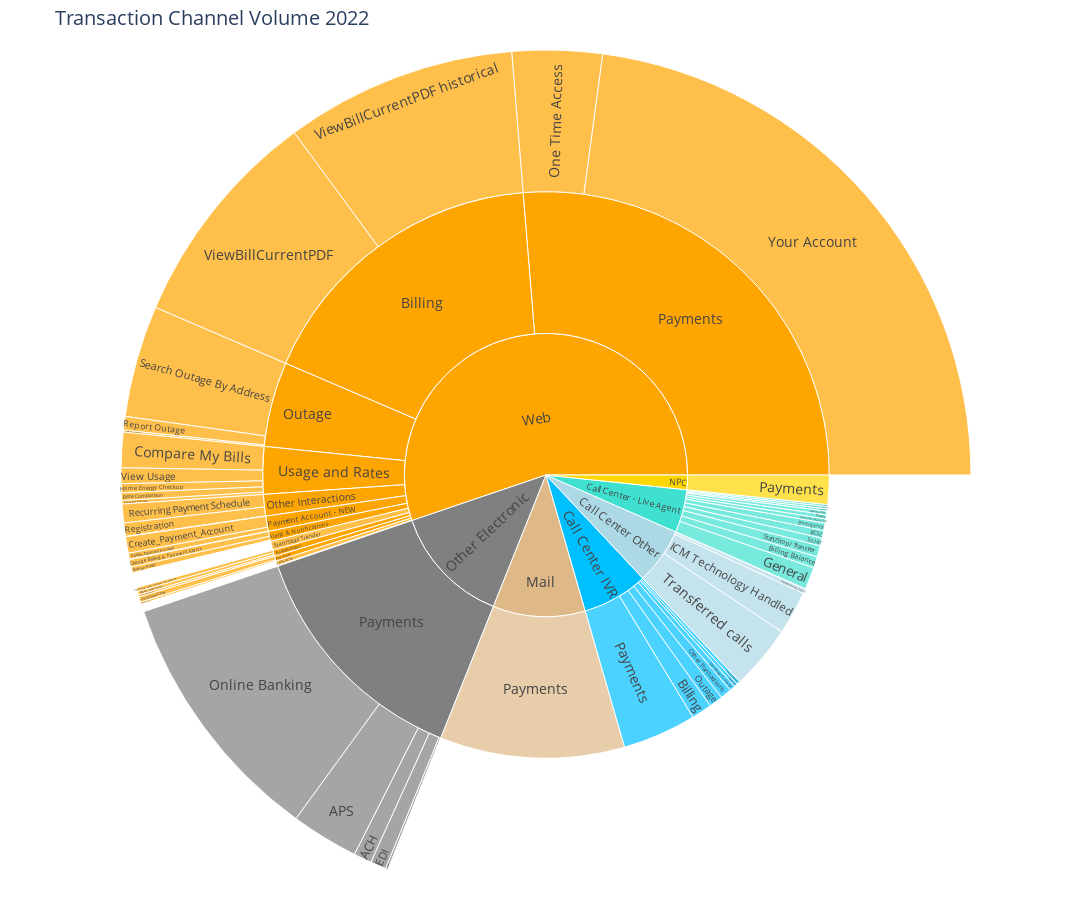

Notebook code for this chart:
### Code cell
#Create a dictionary to map the Root Level to its corresponding color
color_map = {'Web': 'orange', 'Other Electronic': 'gray', 'Mail': 'burlywood', 'Call Center - IVR': 'deepskyblue','Call Center - Other':'lightblue', \
              'Call Center - Live Agent':'Turquoise', 'NPC': 'gold'}

# Format a sunburst chart using Plotly Express
color_sequence = [color_map[key] for key in color_map]
fig = px.sunburst(df, path=["Root Level", "Level 1", "Level 2"], values='Value')

# Update the layout
fig.update_layout(
    title='Transaction Channel Volume 2022',
    font=dict(size=14),
    margin=dict(t=50, l=0, r=0, b=0),
    width=1400,
    height=900,
    sunburstcolorway=color_sequence,
)
fig.show()

### Figure 1 — Plotly figure (JSON) as saved in the notebook; plotly's stock layout.template omitted (floating-point values rounded to 4 significant figures)
{"data": [{"branchvalues": "total", "domain": {"x": [0, 1], "y": [0, 1]}, "hovertemplate": "labels=%{label}<br>Value=%{value}<br>parent=%{parent}<br>id=%{id}<extra></extra>", "ids": ["Other Electronic/Payments/ACH", "Other Electronic/Payments/APS", "Web/Account Mgmt/Add/Edit Phone Number", "Web/Alerts & Notifications/Additional Communication Alerts NEW", "Web/Budget Billing (Login) /Budget Billing (Login) ", "Web/Pilot Light Appointments /Cancel_Service_Appointment", "Web/Alerts & Notifications/Change Billing & Payment Alerts", "Web/Account Mgmt/Change Billing Address", "Web/Account Mgmt/Change User Name, Password", "Web/Usage and Rates/Compare My Bills", "Web/Payment Account - NEW/Create_Payment_Account", "Web/Payment Account - NEW/Delete_Payment_Account", "Other Electronic/Payments/EDI", "Web/Alerts & Notifications/Energy Alerts", "Web/Alerts & Notifications/Event Day Alerts NEW", "Web/Pay Plans/Extension Pay", "Web/Other Interactions /Gas Pipeline Map Views", "Web/Alerts & Notifications/Go Paperless Alerts NEW", "Web/Usage and Rates/Home Energy Checkup", "Web/Pay Plans/Installment Pay", "Other Electronic/Payments/LiHEAP", "Web/Alerts & Notifications/Notices & Services Information NEW", "Web/Payments/One Time Access", "Other Electronic/Payments/Online Banking", "Web/Usage and Rates/Online Rate Enrollment", "Web/Alerts & Notifications/Outages Alerts New", "Web/Usage and Rates/Rate Comparison", "Web/Other Interactions /Recurring Payment Schedule", "Web/Other Interactions /Registration", "Web/Outage/Report Outage", "Web/Pilot Light Appointments /Reschedule_Service_Appointment", "Web/Pilot Light Appointments /Schedule_Service_Appointment", "Web/Outage/Search Outage By Address", "Other Electronic/Payments/Secure Email", "Web/Alerts & Notifications/Service Visit Alerts NEW", "Web/Outage/Subscribe Outage (EW Pages)", "Web/Payment Account - NEW/Update_Payment_Account", "Web/Usage and Rates/View Usage", "Web/Billing/ViewBillCurrentPDF", "Web/Billing/ViewBillCurrentPDF historical", "Other Electronic/Payments/Wire Transfer", "Web/Payments/Your Account", "Call Center Other/Abandoned Calls", "Call Center IVR/Account Balance", "Web/Account Mgmt", "Web/Alerts & Notifications", "Call Center - Live Agent/BCSC", "Call Center IVR/Billing", "Web/Billing", "Call Center - Live Agent/Billing Balance", "Web/Budget Billing (Login) ", "Web/CARE/FERA ", "Call Center - Live Agent/Emergency", "Call Center - Live Agent/General", "Call Center Other/ICM Technology Handled", "Call Center Other/Non-IVR Technology", "Web/Other Interactions ", "Call Center - Live Agent/Other Transactions", "Call Center IVR/Other Transactions", "Call Center - Live Agent/Outage", "Call Center IVR/Outage", "Web/Outage", "Call Center - Live Agent/Pay Plans", "Call Center IVR/Pay Plans", "Web/Pay Plans", "Web/Payment Account - NEW", "Call Center - Live Agent/Payments", "Call Center IVR/Payments", "Mail/Payments", "NPC/Payments", "Other Electronic/Payments", "Web/Payments", "Web/Pilot Light Appointments ", "Call Center - Live Agent/Solar", "Call Center - Live Agent/Spanish (General)", "Call Center - Live Agent/Specialty Lines", "Call Center - Live Agent/Start/Stop/ Transfer", "Call Center IVR/Start/Stop/ Transfer", "Web/Start/Stop/ Transfer", "Call Center Other/Transferred calls", "Web/Usage and Rates", "Call Center - Live Agent", "Call Center IVR", "Call Center Other", "Mail", "NPC", "Other Electronic", "Web"], "labels": ["ACH", "APS", "Add/Edit Phone Number", "Additional Communication Alerts NEW", "Budget Billing (Login) ", "Cancel_Service_Appointment", "Change Billing & Payment Alerts", "Change Billing Address", "Change User Name, Password", "Compare My Bills", "Create_Payment_Account", "Delete_Payment_Account", "EDI", "Energy Alerts", "Event Day Alerts NEW", "Extension Pay", "Gas Pipeline Map Views", "Go Paperless Alerts NEW", "Home Energy Checkup", "Installment Pay", "LiHEAP", "Notices & Services Information NEW", "One Time Access", "Online Banking", "Online Rate Enrollment", "Outages Alerts New", "Rate Comparison", "Recurring Payment Schedule", "Registration", "Report Outage", "Reschedule_Service_Appointment", "Schedule_Service_Appointment", "Search Outage By Address", "Secure Email", "Service Visit Alerts NEW", "Subscribe Outage (EW Pages)", "Update_Payment_Account", "View Usage", "ViewBillCurrentPDF", "ViewBillCurrentPDF historical", "Wire Transfer", "Your Account", "Abandoned Calls", "Account Balance", "Account Mgmt", "Alerts & Notifications", "BCSC", "Billing", "Billing", "Billing Balance", "Budget Billing (Login) ", "CARE/FERA ", "Emergency", "General", "ICM Technology Handled", "Non-IVR Technology", "Other Interactions ", "Other Transactions", "Other Transactions", "Outage", "Outage", "Outage", "Pay Plans", "Pay Plans", "Pay Plans", "Payment Account - NEW", "Payments", "Payments", "Payments", "Payments", "Payments", "Payments", "Pilot Light Appointments ", "Solar", "Spanish (General)", "Specialty Lines", "Start/Stop/ Transfer", "Start/Stop/ Transfer", "Start/Stop/ Transfer", "Transferred calls", "Usage and Rates", "Call Center - Live Agent", "Call Center IVR", "Call Center Other", "Mail", "NPC", "Other Electronic", "Web"], "name": "", "parents": ["Other Electronic/Payments", "Other Electronic/Payments", "Web/Account Mgmt", "Web/Alerts & Notifications", "Web/Budget Billing (Login) ", "Web/Pilot Light Appointments ", "Web/Alerts & Notifications", "Web/Account Mgmt", "Web/Account Mgmt", "Web/Usage and Rates", "Web/Payment Account - NEW", "Web/Payment Account - NEW", "Other Electronic/Payments", "Web/Alerts & Notifications", "Web/Alerts & Notifications", "Web/Pay Plans", "Web/Other Interactions ", "Web/Alerts & Notifications", "Web/Usage and Rates", "Web/Pay Plans", "Other Electronic/Payments", "Web/Alerts & Notifications", "Web/Payments", "Other Electronic/Payments", "Web/Usage and Rates", "Web/Alerts & Notifications", "Web/Usage and Rates", "Web/Other Interactions ", "Web/Other Interactions ", "Web/Outage", "Web/Pilot Light Appointments ", "Web/Pilot Light Appointments ", "Web/Outage", "Other Electronic/Payments", "Web/Alerts & Notifications", "Web/Outage", "Web/Payment Account - NEW", "Web/Usage and Rates", "Web/Billing", "Web/Billing", "Other Electronic/Payments", "Web/Payments", "Call Center Other", "Call Center IVR", "Web", "Web", "Call Center - Live Agent", "Call Center IVR", "Web", "Call Center - Live Agent", "Web", "Web", "Call Center - Live Agent", "Call Center - Live Agent", "Call Center Other", "Call Center Other", "Web", "Call Center - Live Agent", "Call Center IVR", "Call Center - Live Agent", "Call Center IVR", "Web", "Call Center - Live Agent", "Call Center IVR", "Web", "Web", "Call Center - Live Agent", "Call Center IVR", "Mail", "NPC", "Other Electronic", "Web", "Web", "Call Center - Live Agent", "Call Center - Live Agent", "Call Center - Live Agent", "Call Center - Live Agent", "Call Center IVR", "Web", "Call Center Other", "Web", "", "", "", "", "", "", ""], "values": [726000, 2735000, 137600, 3892, 16692, 1907, 302380, 83947, 159607, 1425106, 663126, 244317, 637000, 233548, 16104, 79960, 15393, 25758, 362420, 220049, 102000, 10738, 3633827, 10393000, 140820, 12242, 310259, 756747, 538774, 549793, 1148, 18987, 4516009, 388, 3697, 80199, 16176, 633871, 8992263, 9361207, 2960, 24316220, 267000, 205000, 381154, 608359, 466000, 1241000, 18353470, 691000, 16692, 278569, 449000, 1341000, 2630000, 29000, 1310914, 136000, 678000, 246000, 843000, 5146001, 123000, 209000, 300009, 923619, 137000, 4474000, 11200000, 1770000, 14596348, 27950047, 22042, 479000, 256000, 220000, 678000, 337000, 541515, 3918000, 2872476, 5222000, 7987000, 6844000, 11200000, 1770000, 14596348, 58704867], "type": "sunburst"}], "layout": {"legend": {"tracegroupgap": 0}, "margin": {"t": 50, "l": 0, "r": 0, "b": 0}, "font": {"size": 14}, "title": {"text": "Transaction Channel Volume 2022"}, "width": 1400, "height": 900, "sunburstcolorway": ["orange", "gray", "burlywood", "deepskyblue", "lightblue", "Turquoise", "gold"]}}
